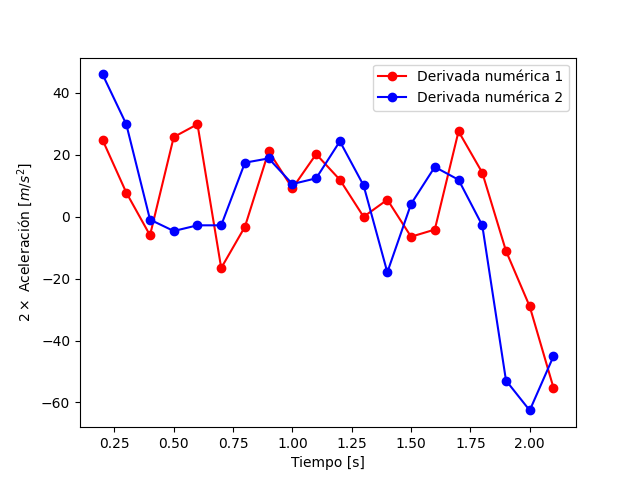

Source code (Python):
import numpy as np
import matplotlib.pyplot as plt
from scipy.optimize import curve_fit

# 'Fisica-TPs/TP1/Mediciones Fisica/papel boligoma papel/M_O-1.csv'

def get_data_from_file(path):
    with open(path):
        ms, sensor_data = np.loadtxt(path, delimiter=',', unpack=True)
        return ms, sensor_data
    
sigma_sensor = 18    # Error en el eje X (datos del sensor)
sigma_distancia = 0.2  # Error en el eje Y (distancia)

def change_data_to_distance(sensor_data):
    return 0.0184 * sensor_data + -0.508

def change_ms_to_s(ms):
    ms = ms / 1000
    return ms


ms2 , sensor_data2 = get_data_from_file('TP1/Mediciones Fisica/papel boligoma papel/M_O-2.csv')
ms3 , sensor_data3 = get_data_from_file('TP1/Mediciones Fisica/papel boligoma papel/M_O-3.csv')

tiempo2 = change_ms_to_s(ms2[5:27]) - 0.5
posicion2 = change_data_to_distance(sensor_data2[5:27]) - 15
errores_y2 = np.full(len(posicion2), 0.44)

tiempo3 = change_ms_to_s(ms3[5:27]) - 0.5
posicion3 = change_data_to_distance(sensor_data3[5:27]) - 15
errores_y3 = np.full(len(posicion3), 0.44)

# Definir la función cuadrática con v_0 = 0
def modelo_cuadratico(t, a, v_0, x_0):
    return a * t**2 + v_0 * t +  x_0

# Ajustar la curva
# popt, pcov = curve_fit(modelo_cuadratico, tiempo, posicion, sigma=errores_y, absolute_sigma=True)

# ajustar las curvas
popt2, pcov2 = curve_fit(modelo_cuadratico, tiempo2[1:-1], posicion2[1:-1], sigma=errores_y2[1:-1], absolute_sigma=True)
popt3, pcov3 = curve_fit(modelo_cuadratico, tiempo3[1:-1], posicion3[1:-1], sigma=errores_y3[1:-1], absolute_sigma=True)

# Obtener los coeficientes ajustados y sus errores
# a_opt, v_0_opt, x_0_opt = popt
# errores = np.sqrt(np.diag(pcov))

# obtener los coeficientes ajustados y sus errores

a_opt2, v_0_opt2, x_0_opt2 = popt2
print(a_opt2, v_0_opt2, x_0_opt2)
errores2 = np.sqrt(np.diag(pcov2))

a_opt3, v_0_opt3, x_0_opt3 = popt3
print(a_opt3, v_0_opt3, x_0_opt3)
errores3 = np.sqrt(np.diag(pcov3))


# print(f"Aceleración a: {a_opt:.1f} ± {errores[0]:.1f} m /s^2")
# print(f"Velocidad inicial v_0: {v_0_opt:.0f} ± {errores[1]:.0f} m /s")
# print(f"Posición inicial x_0: {x_0_opt:.0f} ± {errores[2]:.0f}m")

# Graficar los datos y el ajuste
# t_ajuste = np.linspace(tiempo.min(), tiempo.max(), 100)
# plt.errorbar(tiempo, posicion, yerr=errores_y, fmt='o', label='Datos')

# Graficar los datos y el ajuste

t_ajuste2 = np.linspace(tiempo2.min(), tiempo2.max(), 100)
plt.errorbar(tiempo2, posicion2, yerr=errores_y2, fmt='o', color = 'red')

t_ajuste3 = np.linspace(tiempo3.min(), tiempo3.max(), 100)
plt.errorbar(tiempo3, posicion3, yerr=errores_y3, fmt='o', color = 'blue')

# plt.plot(t_ajuste, modelo_cuadratico(t_ajuste, *popt), 'r', label=f'Ajuste cuadrático')
plt.plot(t_ajuste2, modelo_cuadratico(t_ajuste2, *popt2), 'r', label=f'Ajuste cuadrático 1')
plt.plot(t_ajuste3, modelo_cuadratico(t_ajuste3, *popt3), 'b', label=f'Ajuste cuadrático 2')
plt.xlabel('Tiempo [s]')
plt.ylabel('Posición [m]')
plt.legend()
plt.savefig('TP1/ajuste2_PapelPapelM_O.png')
plt.show()

"""# Otra forma

Pueden también pensar en derivar numéricamente los datos. Ojo que para calcular derivadas con diferencias finitas necesitamos puntos a ambos lados de los datos.

Es decir, para la velocidad no miren los extremos y para aceleración también descarten los dos puntos de los extremos de cada lado.
"""

# Calcular la derivada numérica de los datos de posición respecto al tiempo
# velocidad = np.gradient(posicion, tiempo)[1:-1]
# tiempo = tiempo[1:-1]

# Calcular la derivada numérica de los datos de posición respecto al tiempo
velocidad2 = np.gradient(posicion2, tiempo2)[1:-1]
tiempo2 = tiempo2[1:-1]
velocidad3 = np.gradient(posicion3, tiempo3)[1:-1]
tiempo3 = tiempo3[1:-1]

# Graficar la derivada numérica
# plt.plot(tiempo, velocidad, 'b-', marker='o', label='Derivada numérica')
plt.plot(tiempo2, velocidad2, 'b-', marker='o', label='Derivada numérica 1', color='red')
plt.plot(tiempo3, velocidad3, 'b-', marker='o', label='Derivada numérica 2', color='blue')
plt.xlabel('Tiempo [s]')
plt.ylabel('Velocidad [m/s]')
plt.legend()
plt.savefig('TP1/velocidad_PapelPapelM_O.png')
plt.show()

# Calcular la derivada numérica de los datos de posición respecto al tiempo
# aceleracion = np.gradient(velocidad, tiempo)
aceleracon2 = np.gradient(velocidad2, tiempo2)
aceleracon3 = np.gradient(velocidad3, tiempo3)

# Graficar la derivada numérica
plt.plot(tiempo2, aceleracon2, 'b-', marker='o', label='Derivada numérica 1', color='red')
plt.plot(tiempo3, aceleracon3, 'b-', marker='o', label='Derivada numérica 2', color='blue')
plt.xlabel('Tiempo [s]')
plt.ylabel(r'$ 2 \times$ Aceleración [$m/s^2$]')
plt.legend()
plt.savefig('TP1/aceleracion_PapelPapelM_O.png')
plt.show()